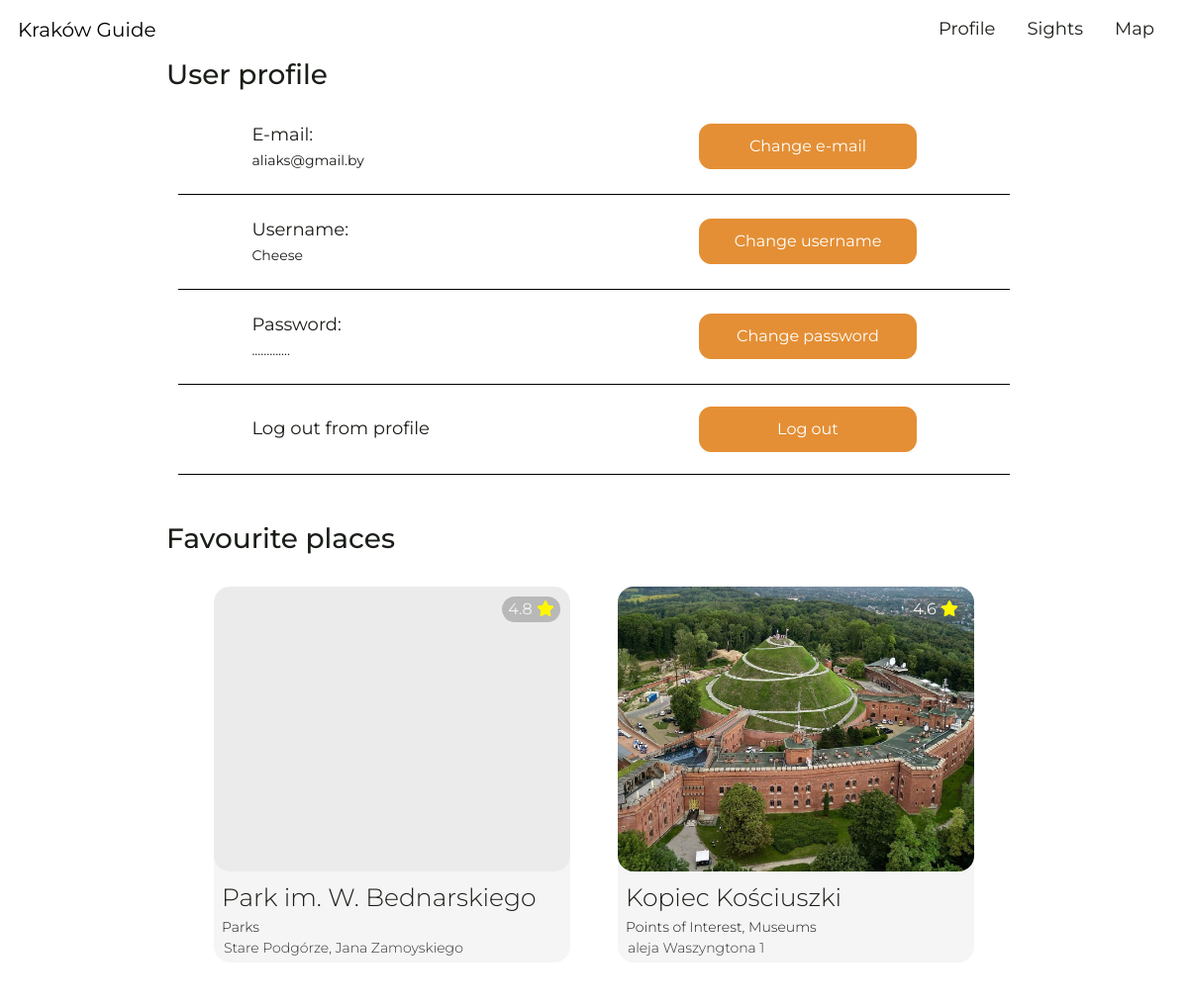
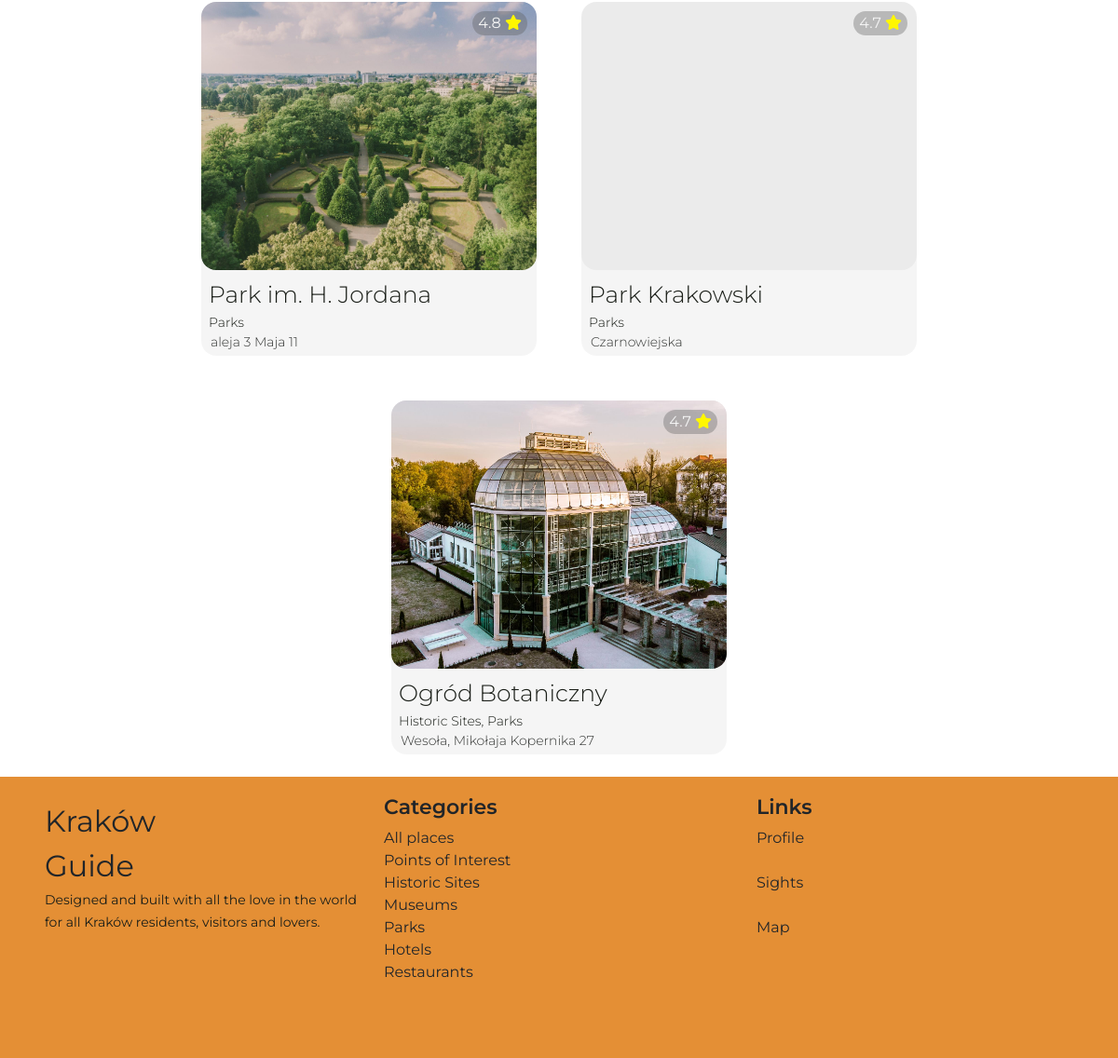
The page /profile (signed in) on the database its author committed (2 pictures, top to bottom).
### tables this page shows
CREATE TABLE users (id INTEGER PRIMARY KEY AUTOINCREMENT NOT NULL, username TEXT NOT NULL, email TEXT NOT NULL, hash TEXT NOT NULL);

CREATE TABLE sights (sight_id INTEGER PRIMARY KEY AUTOINCREMENT NOT NULL, name TEXT NOT NULL, address TEXT, mark NUMERIC, categories TEXT, photos TEXT, description TEXT);

### app.py (the view)
@app.route("/profile")
@login_required
def profile():
    user = query_db("SELECT id, username, email FROM users WHERE id = ?", (session["user_id"],))
    if user == []:
        return apology("Looks like you don't have permission", 400)
    favourites = query_db("SELECT sight_id FROM favourites WHERE user_id = ?",
                 (session["user_id"],))
    list = []
    if favourites == []:
        sights = []
    else:
        for favourite in favourites:
            list.append(int(favourite[0]))
    sights = query_db("SELECT * FROM sights WHERE sight_id IN (SELECT sight_id FROM favourites WHERE user_id = ?)",
             (session["user_id"],))
    return render_template("profile.html", user=user[0], sights=sights, favourites=list)

### app.py (called while the page is built)
def get_db():
    db = getattr(g, '_database', None)
    if db is None:
        db = g._database = sqlite3.connect(DATABASE)
    return db

@app.teardown_appcontext
def close_connection(exception):
    db = getattr(g, '_database', None)
    if db is not None:
        db.close()

def query_db(query, args=(), one=False):
    cur = get_db().execute(query, args)
    rv = cur.fetchall()
    cur.close()
    return (rv[0] if rv else None) if one else rv

@app.after_request
def after_request(response):
    response.headers["Cache-Control"] = "no-cache, no-store, must-revalidate"
    response.headers["Expires"] = 0
    response.headers["Pragma"] = "no-cache"
    return response

### helpers.py (called while the page is built)
def login_required(f):
    @wraps(f)
    def decorated_function(*args, **kwargs):
        if session.get("user_id") is None:
            return redirect("/login")
        return f(*args, **kwargs)
    return decorated_function

### templates/profile.html (shortened to what this page needs)
{% extends "layout.html" %}
{% block main %}
    <section class="profile">
        <h3>User profile</h3>
        <div class="profile_line container-xl">
            <div class="row">
                <div class="col-sm-6 col">
                    <p>E-mail:</p>
                    <span>{{ user[2] }}</span>
                </div>
                <div class="col-sm-6 mt-3 mt-md-0">
                    <button class="btn" data-bs-toggle="modal" data-bs-target="#emailChangeModal">Change e-mail</button>
                </div>
            </div>
        </div>
        <div class="profile_line container-xl">
            <div class="row">
                <div class="col-sm-6 col">
                    <p>Username:</p>
                    <span>{{ user[1] }}</span>
                </div>
                <div class="col-sm-6 mt-3 mt-md-0">
                    <button class="btn" data-bs-toggle="modal" data-bs-target="#usernameChangeModal">Change username</button>
                </div>
            </div>
        </div>
        <div class="profile_line container-lg">
            <div class="row">
                <div class="col-sm-6 col">
                    <div>
                        <p>Password:</p>
                        <span>.............</span>
                    </div>
                </div>
                <div class="col-sm-6 mt-3 mt-md-0">
                    <button class="btn" data-bs-toggle="modal" data-bs-target="#passwordChangeModal">Change password</button>
                </div>
            </div>
        </div>
        <div class="profile_line container-md">
            <div class="row">
                <div class="col-sm-6 col">
                    <p>Log out from profile</p>
                </div>
                <div class="col-sm-6 mt-3 mt-md-0">
                    <form action="/logout" method="get">
                        <button class="btn" type="submit" autocomplete="off">Log out</button>
                    </form>
                </div>
            </div>
        </div>
    </section>
    <section class="pt-5">
        <h3 class="profile-favourites">
            Favourite places
        </h3>
        <div class="container-fluid">
            <div class="row row-cols-auto justify-content-center">
                {% for sight in sights%}
                <div class="card p-0 m-4">
                    <div class="card_image" style="background-image: url('./static/sights/{{ sight[0] }}.jpg');"></div>
                    <div class="card_name ps-2 pt-2">{{ sight[1] }}</div>
                    <a href="/card/{{ sight[0] }}" class="stretched-button stretched-link ps-2" type="submit">{{ sight[4] }}</a>
                    <p class="location">{{ sight[2] }}</p>
                    <form action="/favourite" method="post">
                        <button class="stretched-link favourite" type="submit" autocomplete="off" >
                            {{ sight[3] }}
                            {% if sight[0] in favourites %}
                            <i class="fa-solid fa-star favourited"></i>
                            {% else %}
                            <i class="fa-solid fa-star"></i>
                            {% endif %}
                        </button>
                    </form>
                </div>
                {% endfor %}
            </div>
        </div>
    </section>
{% endblock %}

### static/styles.css (style rules this page uses)
body { font-family: "Montserrat", "Verdana", sans-serif; color: #1A1E18; background-color: #FFFFFF; }
h3 { text-align: start; }
.btn { color: #FFFFFF; background-color: #E48F35; border-color: #E48F35; }
.card { height: 380px; text-align: left; color: #1A1E18; background-color: rgba(0, 0, 0, 0.04); border: none; border-radius: 16px; }
.card p { position: relative; margin: 0 0 0 10px; font-size: 14px; font-weight: 300; color: #323432; }
.card .stretched-button { font-size: 14px; font-weight: 300; text-decoration: none; color: #1A1E18; border: none; }
.card .card_image { max-width: 88dvw; width: 360px; height: 288px; background-color: inherit; background-size: contain; background-repeat: no-repeat; border-radius: 16px; }
.card .card_name { font-size: 25px; font-weight: 300; }
.favourite { position: absolute; top: 10px; right: 10px; color: #F4F4F4; background-color: rgba(90, 89, 89, 0.35); border: none; border-radius: 16px; }
.favourite .fa-solid.fa-star { color: #F4F4F4; }
.favourite .fa-solid.fa-star.favourited { color: #FFF700; }
.profile-favourites { margin-left: 13dvw; }
.profile { min-width: 300px; margin: auto; }
.profile h3 { margin-left: 13dvw; }
.profile .profile_line { width: 70dvw; padding: 22px 0; border-bottom: 1px solid black; }
.profile .profile_line p { margin-bottom: 0; font-size: 18px; }
.profile .profile_line span { font-size: 14px; }
.profile .profile_line .row { align-items: center; }
.profile .profile_line .col { padding-left: 10%; text-align: start; }
.profile .profile_line .btn { width: 220px; height: 46px; border-radius: 12px; }

### rows shown on the page
users: email "aliaks@gmail.by", username "Cheese"
sights: name "Park im. W. Bednarskiego", categories "Parks", address "Stare Podgórze, Jana Zamoyskiego", mark "4.8"
sights: shows a picture, name "Kopiec Kościuszki", categories "Points of Interest, Museums", address "aleja Waszyngtona 1", mark "4.6"
sights: shows a picture, name "Park im. H. Jordana", categories "Parks", address "aleja 3 Maja 11", mark "4.8"
sights: name "Park Krakowski", categories "Parks", address "Czarnowiejska", mark "4.7"
sights: shows a picture, name "Ogród Botaniczny", categories "Historic Sites, Parks", address "Wesoła, Mikołaja Kopernika 27", mark "4.7"
